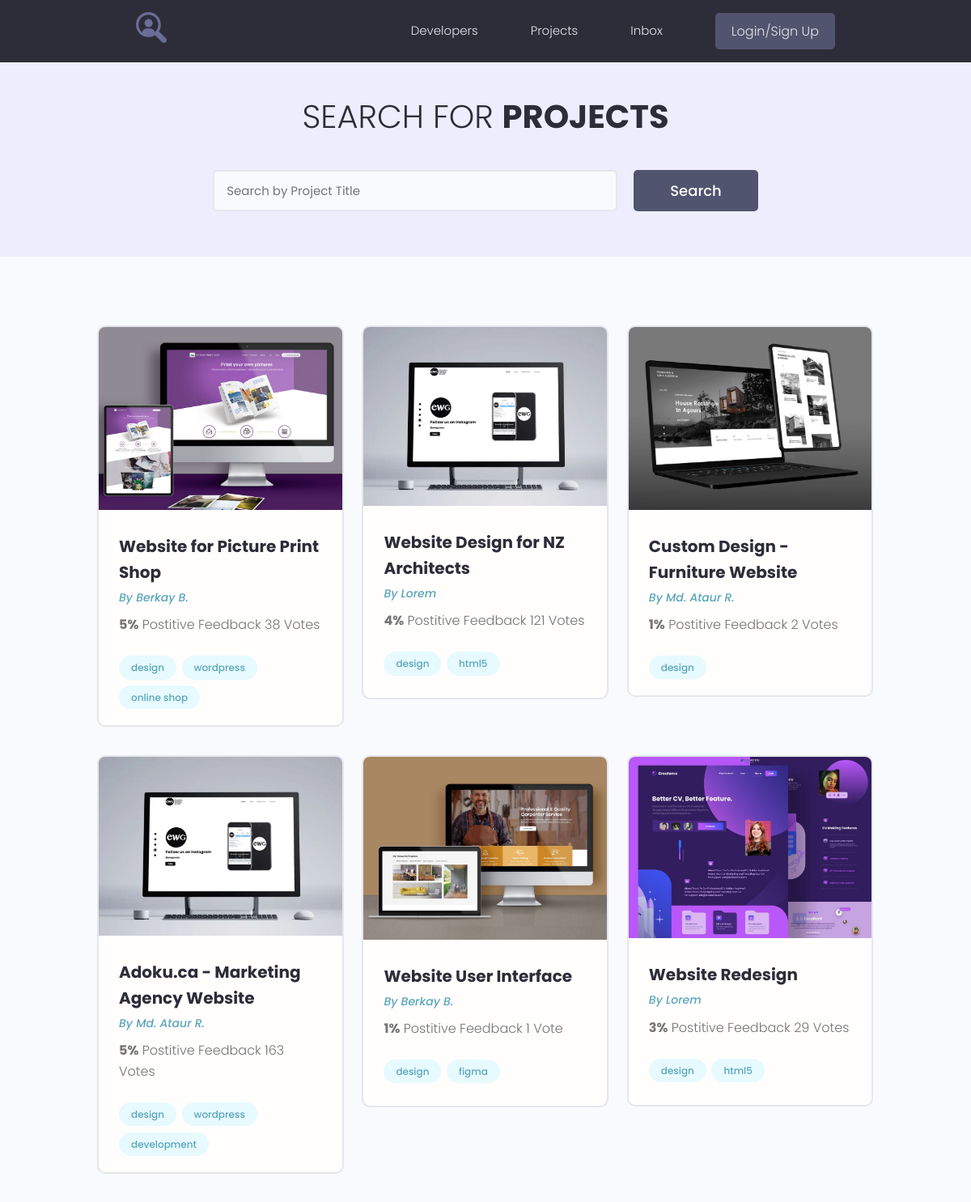
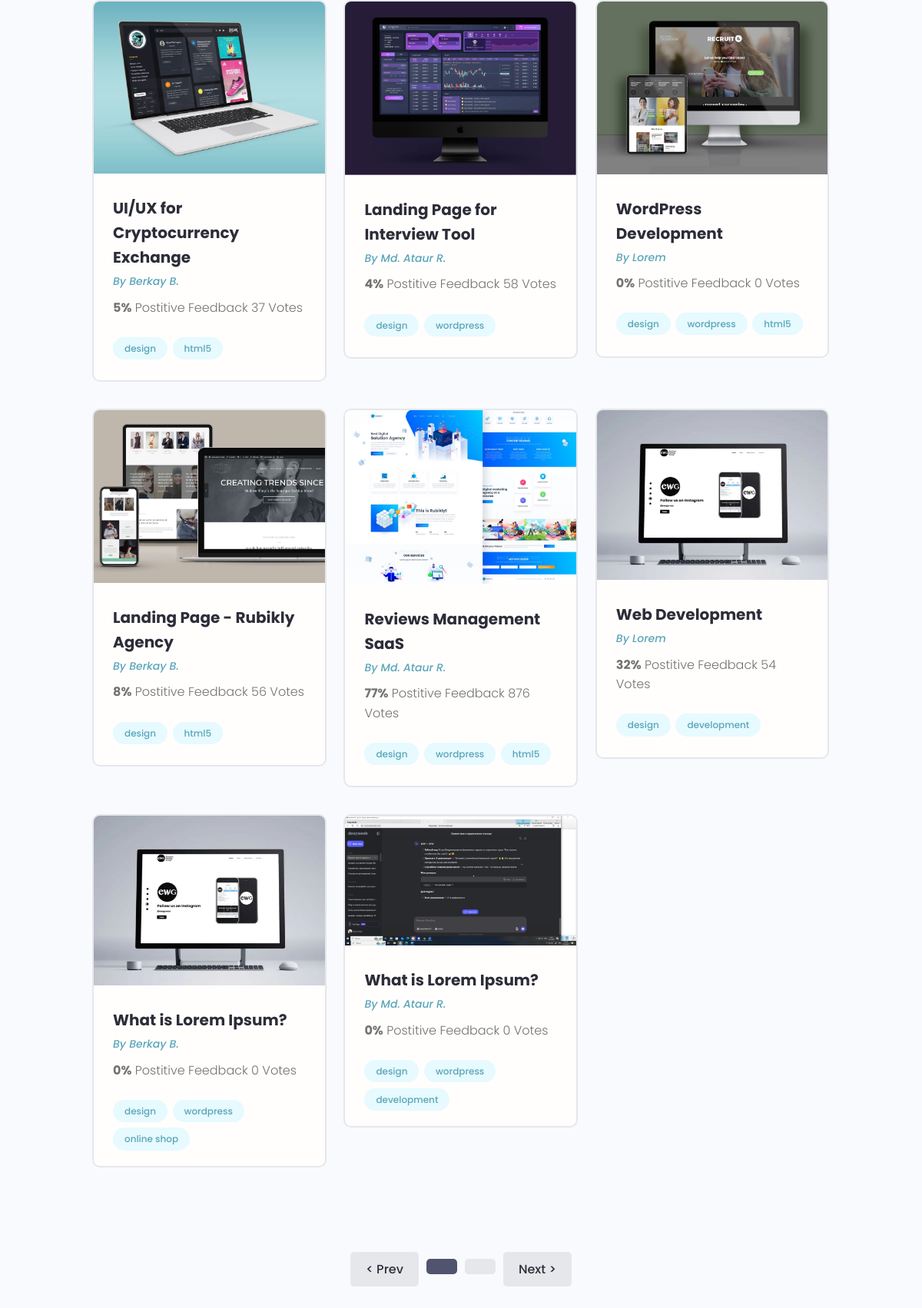
/projects/, run on the app's committed database (2 pictures, top to bottom).
### projects/models.py (models this page shows, shortened)
class Project(models.Model):
    owner = models.ForeignKey(Profile, on_delete=models.SET_NULL, null=True, blank=True)
    title = models.CharField(max_length=200)
    description = models.TextField(null=True, blank=True)
    featured_image = models.ImageField(null=True, blank=True, upload_to="projects/%Y/%m/%d/", default="default.jpg")
    demo_link = models.CharField(max_length=2000, null=True, blank=True)
    source_link = models.CharField(max_length=2000, null=True, blank=True)
    tags = models.ManyToManyField('Tag', blank=True)
    vote_total = models.IntegerField(default=0, null=True, blank=True)
    vote_ratio = models.IntegerField(default=0, null=True, blank=True)
    created = models.DateTimeField(auto_now_add=True)

class Tag(models.Model):
    name = models.CharField(max_length=200)
    created = models.DateTimeField(auto_now_add=True)
    def __str__(self):
        return self.name

### users/models.py (models this page shows, shortened)
class Profile(models.Model):
    user = models.OneToOneField(User, on_delete=models.CASCADE, null=True, blank=True)
    name = models.CharField(max_length=200, null=True, blank=True)
    email = models.EmailField(max_length=500, null=True, blank=True)
    username = models.CharField(max_length=200, null=True, blank=True)
    short_info = models.CharField(max_length=200, null=True, blank=True)
    bio = models.TextField(null=True, blank=True)
    profile_image = models.ImageField(null=True, blank=True, upload_to='profiles/', default='profiles/user-default.png')
    social_github = models.CharField(max_length=200, null=True, blank=True)
    social_youtube = models.CharField(max_length=200, null=True, blank=True)
    social_website = models.CharField(max_length=200, null=True, blank=True)
    created = models.DateTimeField(auto_now_add=True)

### projects/views.py (the view)
# urls.py: path('projects/', include('projects.urls')),
def projects(request):
    pr = Project.objects.all()
    context = {
        'projects': pr
    }
    return render(request, "projects/projects.html", context)

### projects/templates/projects/projects.html (shortened to what this page needs)
{% extends 'projects/base.html' %}
{% block content %}
<main class="projects">
    <section class="hero-section text-center">
        <div class="container container--narrow">
            <div class="hero-section__box">
                <h2>Search for <span>Projects</span></h2>
            </div>
            <div class="hero-section__search">
                <form class="form" action="#" method="get">
                    <div class="form__field">
                        <input class="input input--text" id="formInput#search" type="text" name="text"
                               placeholder="Search by Project Title"/>
                    </div>
                    <input class="btn btn--sub btn--lg" type="submit" value="Search"/>
                </form>
            </div>
        </div>
    </section>
    <section class="projectsList">
        <div class="container">
            <div class="grid grid--three">
                {% for project in projects %}
                <div class="column">
                    <div class="card project">
                        <a href="{% url 'project' project.id %}"  class="project">
                            <img class="project__thumbnail" src="{{ project.featured_image.url }}" alt="project thumbnail"/>
                            <div class="card__body">
                                <h3 class="project__title">{{ project.title }}</h3>
                                <p><a class="project__author" href="{% url 'user_profile' project.owner.id %}">By {{ project.owner.name }}</a></p>
                                <p class="project--rating">
                                    <span style="font-weight: bold;">{{ project.vote_ratio }}%</span> Postitive
                                    Feedback {{ project.vote_total }} Vote{{ project.vote_total|pluralize:'s' }}
                                </p>
                                <div class="project__tags">
                                    {% for tag in project.tags.all %}
                    <span class="tag tag--pill tag--main">
                      <small>{{ tag }}</small>
                    </span>
                                    {% endfor %}
                                </div>
                            </div>
                        </a>
                    </div>
                </div>
                {% endfor %}
            </div>
        </div>
    </section>
    <div class="pagination">
        <ul class="container">
            <li><a href="?page={{ projects.previous_page_number }}" class="btn page-link">&lt; Prev</a></li>
            <li><a href="?page={{page}}" class="btn page-link btn--sub">{{ page }}</a></li>
            <li><a href="?page={{page}}" class="btn page-link">{{ page }}</a></li>
            <li><a href="?page={{ projects.next_page_number }}" class="btn page-link">Next &gt;</a></li>
        </ul>
    </div>
</main>
{% endblock %}

### projects/static/styles/app.css (style rules this page uses)
:root { --color-sub: #2d2d39; }
.btn--sub { background-color: var(--color-sub-light); }
.card { border: 2px solid var(--color-light); }
img { width: 100%; }
.hero-section { height: 40vh; display: flex; align-items: center; background-color: var(--color-sub); }
.hero-section__box { margin-bottom: 4rem; }
.hero-section__box > h2, .hero-section__box > h2 > span { font-size: 4rem; color: var(--color-light); line-height: 1.3; text-transform: uppercase; }
.hero-section__box > h2 { font-weight: 300; }
.hero-section__box > h2 > span { font-weight: 700; }
.hero-section__search > .form { display: flex; align-items: center; justify-content: center; gap: 2rem; }
.hero-section__search > .form input.input--text { width: 50rem; }
.pagination { margin-top: 8rem; margin-bottom: 10rem; }
.pagination > ul { flex-wrap: wrap; list-style: none; display: flex; align-items: center; justify-content: center; gap: 1rem; }
.pagination .btn { color: var(--color-sub); }
.pagination .btn.btn--sub { color: var(--color-light); }
.project__author { font-size: 1.4rem; font-style: italic; }
.project--rating { margin-bottom: 1.6em; margin-top: .5em; }
.projects > .hero-section { background: var(--color-sub-lighter); height: 30vh; }
.projects .hero-section__box { margin-bottom: 2.5rem; }
.projects .hero-section__box > h2 { color: var(--color-sub); }
.projects .hero-section__box > h2 > span { font-weight: 700; color: var(--color-sub); }
.projectsList { margin-top: 8rem; }
.project__thumbnail { object-fit: cover; object-position: top center; width: 100%; }
.project__title { font-size: 2rem; font-weight: 700; color: var(--color-sub); }

### projects/static/uikit/styles/modules/_variables.css (style rules this page uses)
:root { --color-main: #5aa5b9; --color-main-light: #e6faff; --color-sub: #3f4156; --color-sub-light: #51546e; --color-sub-lighter: #ededfd; --color-text: #737373; --color-gray: #8b8b8b; --color-light: #e5e7eb; --color-light-gray: #767676; --color-bg: #f8fafd; --color-white: #fffefd; --color-white-light: #f3f3f3; --color-success: #359e64; --color-success-bg: #def8e8; --color-error: #fc4b0b; --color-error-bg: #fff2ee; --font-base: 'Poppins', arial, helvetica, 'Segoe UI', roboto, ubuntu, sans-serif; --font-monospace: 'Fira Code', 'Courier New', courier, monospace; --font-regular: 300; --font-medium: 500; --font-bold: 700; --generic-shadow: 1px 1px 5px #00000010; --generic-transition: all 0.3s ease-in-out; }

### projects/static/uikit/styles/modules/_base.css (style rules this page uses)
* { margin: 0; padding: 0; box-sizing: border-box; text-rendering: optimizeLegibility; color: inherit; font-size: inherit; }
html { font-size: 50%; }
@media only screen and (min-width: 480px) { html { font-size: 56.25%; } }
@media only screen and (min-width: 1200px) { html { font-size: 62.5%; } }
body { line-height: 1.6; font-weight: 400; font-size: 1.5rem; color: var(--color-text); background-color: var(--color-bg); min-height: 100vh; }

### projects/static/uikit/styles/modules/_typography.css (style rules this page uses)
* { font-family: var(--font-base); }
h2 { font-size: 3.6rem; font-weight: var(--font-bold); }
h3 { font-size: 3.2rem; font-weight: var(--font-medium); }
p, span, strong { font-size: 1.6rem; color: var(--color-text); font-weight: var(--font-regular); }
a { padding-bottom: 2px; text-decoration: none; display: inline-block; color: var(--color-main); font-weight: var(--font-medium); }

### projects/static/uikit/styles/modules/_utilities.css (style rules this page uses)
.container { width: 92%; max-width: 165rem; margin: 0 auto; box-sizing: border-box; }
.container--narrow { width: 92%; max-width: 120rem; }
@media screen and (min-width: 1000px) { .container { width: 90%; } }
@media screen and (min-width: 1000px) { .container--narrow { width: 85%; } }
@media screen and (min-width: 1200px) { .container { width: 80%; } }
@media screen and (min-width: 1200px) { .container--narrow { width: 72%; } }
.text-center { text-align: center; }

### projects/static/uikit/styles/modules/_button.css (style rules this page uses)
.btn { display: inline-block; position: relative; cursor: pointer; background-color: var(--color-light); font-weight: var(--font-medium); color: var(--color-sub); text-decoration: none; padding: 1rem 2rem; border-radius: 0.5rem; border: none; width: -webkit-fit-content; width: -moz-fit-content; width: fit-content; height: -webkit-fit-content; height: -moz-fit-content; height: fit-content; font-size: 1.6rem; outline-width: 0; outline-color: transparent; -webkit-backface-visibility: hidden; backface-visibility: hidden; transition: all 0.3s ease-in-out; }
.btn--sub { background-color: var(--color-sub); color: var(--color-white); }
.btn--lg { font-size: 1.8rem; padding: 1.2rem 4.5rem; }

### data on the page
Project: featured_image (picture), title "Website for Picture Print Shop", owner.name "Berkay B.", vote_ratio "5", vote_total "38"
Tag: name "design"
Tag: name "wordpress"
Tag: name "online shop"
Project: featured_image (placeholder picture), title "Website Design for NZ Architects", owner.name "Lorem", vote_ratio "4", vote_total "121"
Tag: name "html5"
Project: featured_image (picture), title "Custom Design - Furniture Website", owner.name "Md. Ataur R.", vote_ratio "1", vote_total "2"
Project: featured_image (placeholder picture), title "Adoku.ca - Marketing Agency Website", owner.name "Md. Ataur R.", vote_ratio "5", vote_total "163"
Tag: name "development"
Project: featured_image (picture), title "Website User Interface", owner.name "Berkay B.", vote_ratio "1", vote_total "1"
Tag: name "figma"
Project: featured_image (picture), title "Website Redesign", owner.name "Lorem", vote_ratio "3", vote_total "29"
Project: featured_image (picture), title "UI/UX for Cryptocurrency Exchange", owner.name "Berkay B.", vote_ratio "5", vote_total "37"
Project: featured_image (picture), title "Landing Page for Interview Tool", owner.name "Md. Ataur R.", vote_ratio "4", vote_total "58"
Project: featured_image (picture), title "WordPress Development", owner.name "Lorem", vote_ratio "0", vote_total "0"
Project: featured_image (picture), title "Landing Page - Rubikly Agency", owner.name "Berkay B.", vote_ratio "8", vote_total "56"
Project: featured_image (picture), title "Reviews Management SaaS", owner.name "Md. Ataur R.", vote_ratio "77", vote_total "876"
Project: featured_image (placeholder picture), title "Web Development", owner.name "Lorem", vote_ratio "32", vote_total "54"
Tag: name "development"
Project: featured_image (placeholder picture), title "What is Lorem Ipsum?", owner.name "Berkay B.", vote_ratio "0", vote_total "0"
Project: featured_image (picture), title "What is Lorem Ipsum?", owner.name "Md. Ataur R.", vote_ratio "0", vote_total "0"
